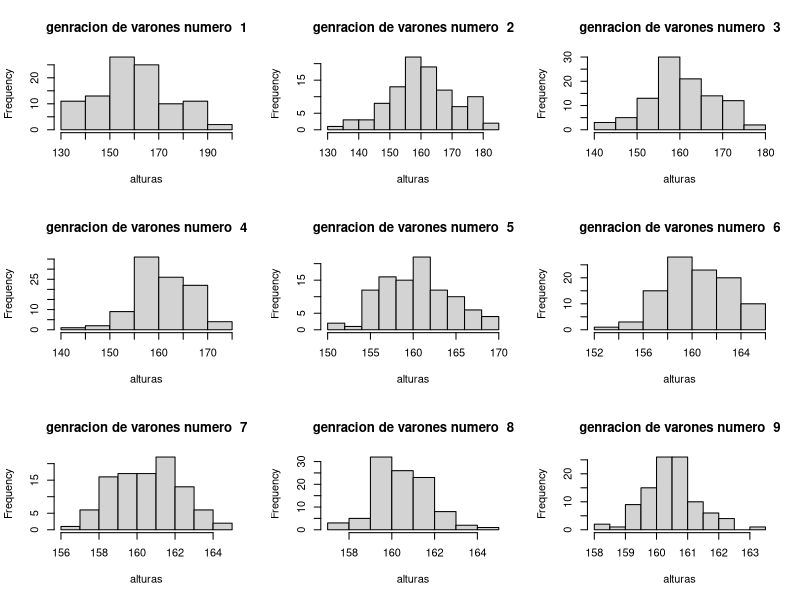

Reproduce this figure in R.
# Nombre : Gerald Palomino Monge  20140372B
# Respuesta1: ejecicico 1  trabaja con ddata frame  y frafica alturas 
popular <- data.frame(m = rnorm(100, 160, 20), f = rnorm(100, 160, 20))
prox.gen <- function(popular) {
  popular$m <- sample(popular$m)
  popular$m <- apply(popular, 1, mean)
  popular$f <- popular$m
  return(popular)
}
# aplicar en una secuencia 
lista<-list()
lista[[1]]<-prox.gen(popular)
for( i in 2:9){
  lista[[i]]<-prox.gen(lista[[i-1]])
}
# limpiar las graficas 
graphics.off()
# dividir en 3 x 6 la pantalla para dibujar todas las grafias al mismo tiempo
par(mfrow = c(3, 3))


# grafica todas las distirbuciones 
for ( i in 1:9){
  hist(lista[[i]]$f,main = paste("genracion de varones numero ",toString(i)),xlab = "alturas")
}
